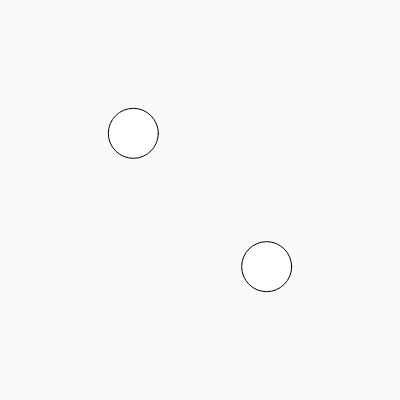
Frame 1 (no input)
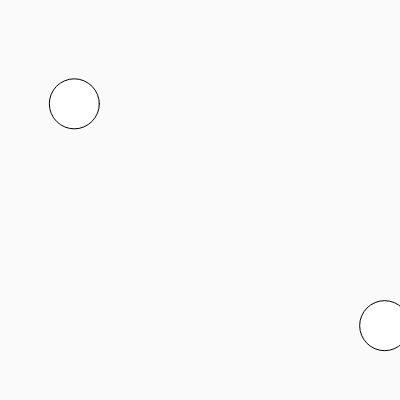
Frame 60 (no input)
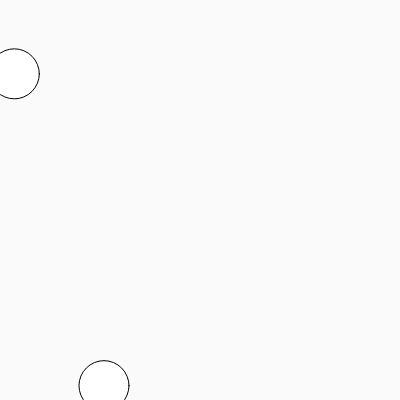
Frame 120 (the mouse pressed at the canvas centre since frame 60)

The p5.js sketch that drew these frames (run headless with seeded random() and noise() and a simulated clock; from frame 60 on, the mouse is pressed at the canvas centre):

// p5.js sketch
// ── sketch.js
let x1;
let x2;
let y1;
let y2;
let xs1;
let ys1;
let xs2;
let ys2;

function setup() {
  createCanvas(400, 400);
  x1=width/3;
  x2=width/1.5;
  y1=height/3;
  y2=height/1.5;
  xs1=-1;
  ys1=0.5*xs1;
  xs2=2;
  ys2=0.5*xs2
}

function draw() {
  background(250);
  if (x1 <=0){
    x1 = 400;
  }
  else if (x1 >=width){
    x1 = 0; 
  }
  if (y1 <= 0){ 
    y1 = 400;
  }
  else if (y1 >=height) {
    y1=0
  }
  if (x2 <=0){
    x2 = 400;
  }
  else if (x2 >=width){
    x2 = 0; 
  }
  if (y2 <= 0){ 
    y2 = 400;
  }
  else if (y2 >=height) {
    y2=0
  }
  ellipse(x1,y1,50,50);
  ellipse(x2,y2,50,50);
  x1+=xs1;
  x2+=xs2;
  y1+=ys1;
  y2+=ys2;

  if (x1 == x2 && y1 == y2) {
    background(random(0,255),random(0,255),random(0,255))
  }


}
